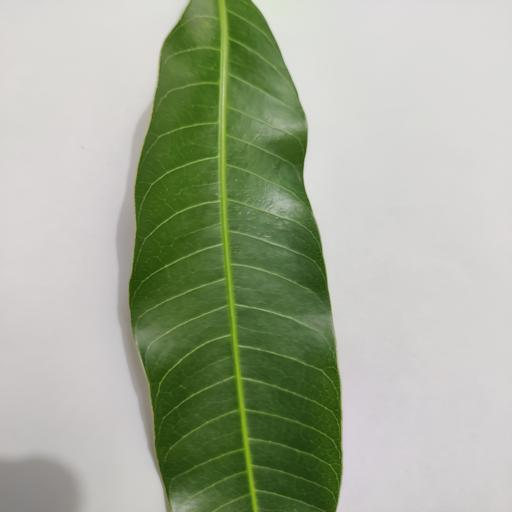
#> input picture evaluation/Khỏe mạnh/IMG_20240504_211021.jpg, 512 x 512 px, found by its file name
$ jupyter execute 'Source Code For Testing.ipynb'   (shell and % lines are left out)
#> lines starting #> are read from the running program, lines starting #| are printed output that depends on the picture
[cell 1]
import numpy as np
import os
import matplotlib.pyplot as plt
import cv2
import joblib
from google.colab.patches import cv2_imshow
from skimage.io import imread
from skimage.transform import resize
from sklearn.model_selection import train_test_split, GridSearchCV
from sklearn.svm import SVC
from sklearn.metrics import accuracy_score, confusion_matrix, classification_report,f1_score
from sklearn.neighbors import KNeighborsClassifier
from sklearn.neighbors import KNeighborsClassifier
from sklearn.metrics import accuracy_score,f1_score
from sklearn.metrics import roc_curve, auc
from google.colab.patches import cv2_imshow
from joblib import Parallel, delayed

#Thực nghiệm

[cell 2]
input_dir = "/content/MangoLeaf/evaluation"
categories = ['Khỏe mạnh','Bị sâu bệnh']

data = []
labels = []
datas = []
labelss = []
for idx,category in enumerate(categories):
  print(f"Loading image from category: {category}")
  if category != 'Khỏe mạnh' :
    idx = 1
  class_dir = os.path.join(input_dir,category)
  for img_name in os.listdir(class_dir) :
    img_dir = os.path.join(class_dir,img_name)
    img = cv2.imread(img_dir)
#> img is the input picture: shape (512, 512, 3); mean B, G, R 153.4, 173.8, 165.6
    datas.append(img)
    labelss.append(idx)
    img = cv2.resize(img,(64,64))
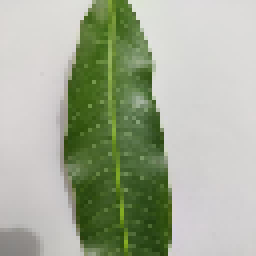
#> img: shape (64, 64, 3) (shown 4 times larger); mean B, G, R 153.4, 173.8, 165.6
    data.append(img)
    labels.append(idx)
#> pass 2 of the loop `for idx,category in enumerate(categories):`:
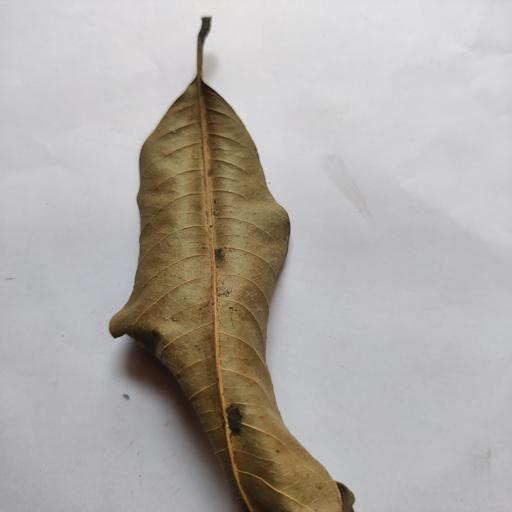
#> input picture evaluation/Bị sâu bệnh/IMG_20240504_134406.jpg, 512 x 512 px, found by its file name
#> img is the input picture: shape (512, 512, 3); mean B, G, R 168.1, 172.6, 177
#> `img = cv2.resize(img,(64,64))`:
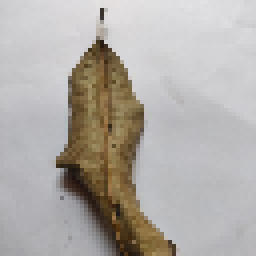
#> img: shape (64, 64, 3) (shown 4 times larger); mean B, G, R 168.2, 172.7, 177.2
data = np.asarray(data)
labels = np.asarray(labels)

[cell 3]
def feature_histogram(img) :
  hist = cv2.calcHist([img],[0,1,2],None,[8,8,8],[0,256,0,256,0,256])
  hist = hist/hist.max()
  return hist.flatten()

[cell 4]
def plot_classification_results(data_test, y_test, y_pred, images=None):
    correct_indices = np.where(y_pred == y_test)[0]
    incorrect_indices = np.where(y_pred != y_test)[0]

    display_images(data_test, y_test, y_pred,correct_indices, "Ảnh phân loại đúng", 4)
    display_images(data_test, y_test, y_pred,incorrect_indices, "Ảnh phân loại sai", 2)

[cell 5]
def display_images(data_test,y_test, y_pred, indices, title, n):
    if len(indices) < n:
        n = len(indices)
    plt.figure(figsize=(25, 5))
    true_vals = []
    pred = []
    for idx, i in enumerate(y_test):
        if i == 1:
          true_vals.append("Bị sâu bệnh")
        else:
          true_vals.append("Khỏe mạnh")
    for idx, i in enumerate(y_pred):
        if i == 1:
          pred.append("Bị sâu bệnh")
        else:
          pred.append("Khỏe mạnh")
    for i, idx in enumerate(indices[:n]):
        plt.subplot(1, n, i + 1)
        plt.imshow(data_test[idx])
        plt.title(f"Phân loại: {pred[idx]}\nLớp thực: {true_vals[idx]}")
        plt.axis('off')
    plt.suptitle(title)
    plt.show()

[cell 6]
X_eval = [feature_histogram(i) for i in data]
#> X_eval = 2 items
X_eval = np.asarray(X_eval)

[cell 7]
def plot_classification_evaluation(data_test, y_test, y_pred, images=None):
    correct_indices = np.where(y_pred == y_test)[0]
    incorrect_indices = np.where(y_pred != y_test)[0]

    display_images(data_test, y_test, y_pred,correct_indices, "Ảnh phân loại đúng", 8)
    display_images(data_test, y_test, y_pred,incorrect_indices, "Ảnh phân loại sai", 8)

[cell 8]
his_svc = joblib.load('MangoLeaf/his_svc.pkl')
#> (reads his_svc.pkl from the repository)
y_eval = his_svc.predict(X_eval)
#> y_eval = [0, 1]
print("Test Accuracy Score:", accuracy_score(y_eval, labels))
#| Test Accuracy Score: 1.0
print("F1 Score (weighted):", f1_score(y_eval, labels, average='weighted'))
#| F1 Score (weighted): 1.0
print("Confusion Matrix:\n", confusion_matrix(y_eval, labels))
#| Confusion Matrix:
#|  [[1 0]
#|  [0 1]]
plot_classification_evaluation(data, y_eval, labels)
#> in plot_classification_evaluation, `incorrect_indices = np.where(y_pred != y_test)[0]`: incorrect_indices = empty array
#> in display_images, `n = len(indices)`: n = 2
#> the loop in display_images, `for idx, i in enumerate(y_test):` made 2 passes
#> i on passes 1 to 2: 0, 1
#> after the loop in display_images, `for idx, i in enumerate(y_test):`: true_vals = ['Khỏe mạnh', 'Bị sâu bệnh']
#> the loop in display_images, `for i, idx in enumerate(indices[:n]):` made 2 passes
#> in display_images, `plt.show()`:
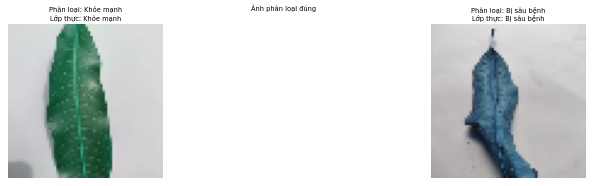
#> figure drawn by matplotlib, 2 panels
#> the loop in display_images (call 2), `for idx, i in enumerate(y_test):` made 2 passes
